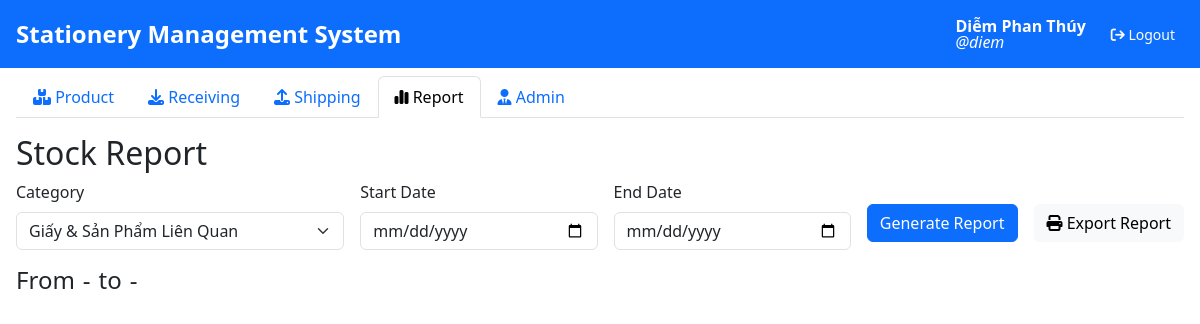
The app's page /report/ (signed in) with its own data.
### stationery/models.py (models this page shows, shortened)
class User(AbstractUser):
    user_id = models.AutoField(primary_key=True, auto_created=True)
    username = models.CharField(max_length=150, unique=True)
    email = models.EmailField(max_length=256, unique=True)
    role = models.CharField(
        max_length=50, choices=UserRole.choices, default=UserRole.USER)
    first_name = models.CharField(max_length=150, blank=True)
    last_name = models.CharField(max_length=150, blank=True)
    objects = UserManager()
    is_staff = models.BooleanField(default=True)
    is_superuser = models.BooleanField(default=True)
    is_active = models.BooleanField(default=True)

### stationery/views.py (the view, shortened to what this page needs)
# urls.py: path('report/', report_view, name='report_view'),
@login_required
def report_view(request):
    form = None
    stock_before_period = None
    stock_after_period = None
    total_stock_value = None
    product_numbers = None
    supplier_numbers = None
    stock_values = None
    context = {
        'form': form or ReportForm(),
        'stock_before_period': stock_before_period,
        'stock_after_period': stock_after_period,
        'total_stock_value': __format_price(total_stock_value) if total_stock_value else None,
        'product_numbers': json.dumps(product_numbers) if product_numbers else None,
        'supplier_numbers': json.dumps(supplier_numbers) if supplier_numbers else None,
        'stock_values': json.dumps(stock_values) if stock_values else None
    }
    return render(request, 'reports/report.html', context)

### stationery/forms.py
class ReportForm(forms.Form):
    start_date = forms.DateField(
        label="Start date",
        widget=forms.DateInput(attrs={
            'class': 'form-control',
            'id': 'report-form-start-date'
        })
    )
    end_date = forms.DateField(
        label="End date",
        widget=forms.DateInput(attrs={
            'class': 'form-control',
            'id': 'report-form-end-date'
        })
    )
    categories = forms.ModelChoiceField(
        queryset=Category.objects.all(),
        label="Category",
        widget=forms.Select(attrs={
            'class': 'form-control',
            'id': 'report-form-category'
        }),
        empty_label="All categories"
    )

### stationery/templates/reports/report.html (shortened to what this page needs)
{% extends 'base.html' %}
{% block content %}
  <h2>Stock Report</h2>
  <form class="no-print" method="post">
    <div class="d-flex gap-3 align-items-center">
      <div class="mb-3 flex-fill">
        <label for="report-form-category" class="form-label">Category</label>
        <select class="form-select"
                id="report-form-category"
                name="{{ form.categories.name }}">
          {% for category in form.categories.field.queryset %}
            <option value="{{ category.category_id }}">{{ category.name }}</option>
          {% endfor %}
        </select>
      </div>
      <div class="mb-3 flex-fill">
        <label for="report-form-start-date" class="form-label">Start Date</label>
        <input type="date"
               class="form-control"
               id="report-form-start-date"
               name="{{ form.start_date.name }}" />
      </div>
      <div class="mb-3 flex-fill">
        <label for="report-form-end-date" class="form-label">End Date</label>
        <input type="date"
               class="form-control"
               id="report-form-end-date"
               name="{{ form.end_date.name }}" />
      </div>
      <button type="submit" class="btn btn-primary">Generate Report</button>
      <button type="button" class="btn btn-light" onclick="window.print()">
        <i class="fa-solid fa-print"></i>
        <span>Export Report</span>
      </button>
    </div>
  </form>
  <div class="d-flex gap-2">
    <h4>From</h4>
    <h4 id="start-date-ui">-</h4>
    <h4>to</h4>
    <h4 id="end-date-ui">-</h4>
  </div>
{% endblock %}

### stationery/templates/base.html (shortened to what this page needs)
{% load static %}
<!DOCTYPE html>
<html lang="en">
  <head>
    <link href="https://cdn.jsdelivr.net/npm/bootstrap@5.3.3/dist/css/bootstrap.min.css"
          rel="stylesheet"
 />
    <link rel="stylesheet"
          href="https://cdnjs.cloudflare.com/ajax/libs/font-awesome/6.7.1/css/all.min.css"
 />
  </head>
  <body>
    <nav class="text-bg-primary h-10 p-3 d-flex justify-content-between align-items-center position-sticky top-0 z-3 no-print">
      <div class="fw-semibold fs-4">
        {% block heading %}Stationery Management System{% endblock %}
      </div>
      <div class="d-flex align-items-center gap-3">
        <div class="d-flex flex-column lh-1">
          <b class="fs-6">{{ user.first_name }} {{ user.last_name }}</b>
          <i class="fs-6">@{{ user.username }}</i>
        </div>
        <span>
          <form action="{% url 'logout' %}" method="post" class="d-inline">
            <button type="submit" class="btn btn-primary btn-sm">
              <i class="fa-solid fa-arrow-right-from-bracket"></i>
              <span>Logout</span>
            </button>
          </form>
        </span>
      </div>
    </nav>
    <div class="px-3 pt-2 no-print">
      <ul class="nav nav-tabs">
        <li class="nav-item">
          <a class="nav-link {% if '/products/' in request.path or request.path == '/' %}active{% endif %}"
             href="/products/">
            <i class="fa-solid fa-boxes-stacked"></i>
            <span>Product</span>
          </a>
        </li>
        <li class="nav-item">
          <a class="nav-link {% if '/imports/' in request.path %}active{% endif %}"
             href="/imports/">
            <i class="fa-solid fa-download"></i>
            <span>Receiving</span>
          </a>
        </li>
        <li class="nav-item">
          <a class="nav-link {% if '/exports/' in request.path %}active{% endif %}"
             href="/exports/">
            <i class="fa-solid fa-upload"></i>
            <span>Shipping</span>
          </a>
        </li>
        <li class="nav-item">
          <a class="nav-link {% if request.path == '/report/' %}active{% endif %}"
             href="/report/">
            <i class="fa-solid fa-chart-simple"></i>
            <span>Report</span>
          </a>
        </li>
        {% if user.role != 'user' %}
          <li class="nav-item">
            <a class="nav-link" href="/admin/">
              <i class="fa-solid fa-user-tie"></i>
              <span>Admin</span>
            </a>
          </li>
        {% endif %}
      </ul>
    </div>
    <div class="p-3">
      {% block content %}{% endblock %}
    </div>
  </body>
</html>

### stationery/templates/base.html (style rules this page uses)
.no-print { display: none !important; }

### records on screen
User: first_name "Diễm", last_name "Phan Thúy", username "diem"

### other values on screen
form field categories "Giấy & Sản Phẩm Liên Quan"
